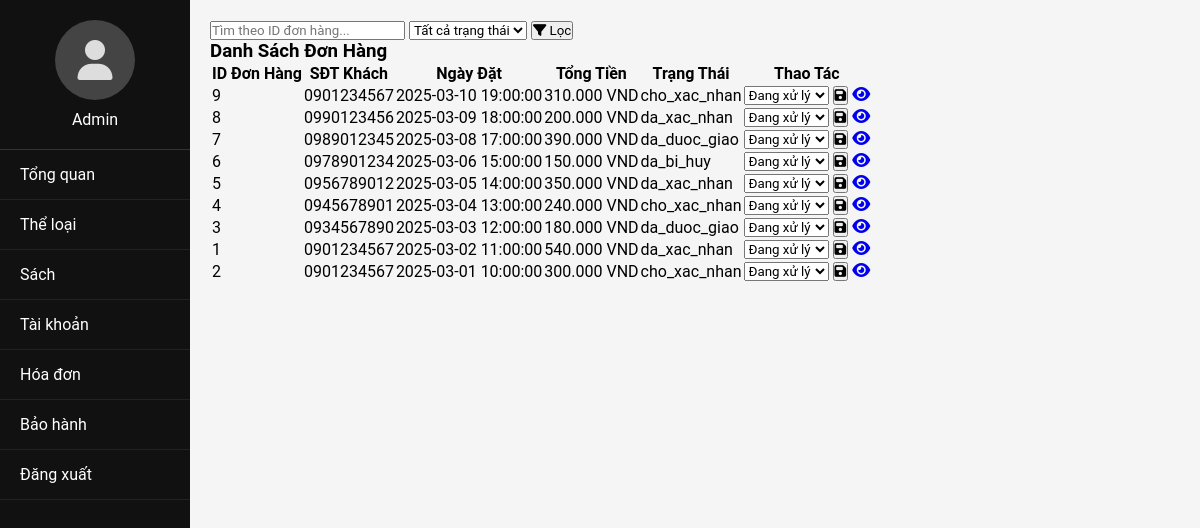
The page /PHP/hoadon.php on the database its author committed.
### tables this page shows
CREATE TABLE DONHANG (
    donhang_id INT PRIMARY KEY AUTO_INCREMENT,
    user_id INT,
    ngay_dat DATETIME,
    tong_tien DECIMAL(10,2),
    trang_thai VARCHAR(20) CHECK (trang_thai IN ('cho_xac_nhan', 'da_xac_nhan', 'da_duoc_giao', 'da_bi_huy')),
    FOREIGN KEY (user_id) REFERENCES `USER`(user_id)
);

CREATE TABLE `USER` (
    user_id INT PRIMARY KEY AUTO_INCREMENT,
    mat_khau VARCHAR(255),
    ho_ten VARCHAR(255),
    sdt VARCHAR(20),
    dia_chi VARCHAR(255),
    ngay_sinh DATETIME,
    quyen VARCHAR(20) CHECK (quyen IN ('Admin', 'KhachHang')),
    giohang_id INT
);

### PHP/hoadon.php (the view, shortened to what this page needs)
<?php
require_once 'db_connect.php';
$search_query = '';
$where_clause = [];
$where_sql = $where_clause ? "WHERE " . implode(" AND ", $where_clause) : "";
$sql_orders = "SELECT dh.donhang_id, dh.ngay_dat, dh.tong_tien, dh.trang_thai, u.sdt
               FROM DONHANG dh
               JOIN USER u ON dh.user_id = u.user_id
               $where_sql
               ORDER BY dh.ngay_dat DESC";
$result_orders = $conn->query($sql_orders);
?>
<!DOCTYPE html>
<html lang="vi">
<head>
    <link rel="stylesheet" href="https://cdnjs.cloudflare.com/ajax/libs/font-awesome/6.4.0/css/all.min.css">
    <link rel="stylesheet" href="../CSS/admin.css">
    <link rel="stylesheet" href="../CSS/index.css">
</head>
<body>
    <div class="sidebar">
        <div class="admin-profile" onclick="window.location.href='admin.php';" style="cursor:pointer;">
            <div class="admin-avatar">
                <i class="fas fa-user"></i>
            </div>
            <div>Admin</div>
        </div>
        <div class="menu-item" data-target="admin.php">Tổng quan</div>
        <div class="menu-item" data-target="edit_loaisach.php">Thể loại</div>
        <div class="menu-item" data-target="edit_sach.php">Sách</div>
        <div class="menu-item" data-target="edit_taikhoan.php">Tài khoản</div>
        <div class="menu-item active" data-target="hoa_don.php">Hóa đơn</div>
        <div class="menu-item" data-target="admin_warranty.php">Bảo hành</div>
        <div class="menu-item" data-target="logout.php">Đăng xuất</div>
    </div>
    <div class="content">
        <div class="filter-container">
            <form class="filter-form" method="GET" action="">
                <input type="text" name="search" placeholder="Tìm theo ID đơn hàng..." value="<?php echo htmlspecialchars($search_query); ?>">
                <select name="status">
                    <option value="">Tất cả trạng thái</option>
                </select>
                <button type="submit"><i class="fas fa-filter"></i> Lọc</button>
            </form>
        </div>
        <div class="section">
            <h3>Danh Sách Đơn Hàng</h3>
            <?php if ($result_orders->num_rows > 0): ?>
                <table class="product-table">
                    <thead>
                        <tr>
                            <th>ID Đơn Hàng</th>
                            <th>SĐT Khách</th>
                            <th>Ngày Đặt</th>
                            <th>Tổng Tiền</th>
                            <th>Trạng Thái</th>
                            <th>Thao Tác</th>
                        </tr>
                    </thead>
                    <tbody>
                        <?php while ($order = $result_orders->fetch_assoc()): ?>
                            <tr>
                                <td><?php echo htmlspecialchars($order['donhang_id']); ?></td>
                                <td><?php echo htmlspecialchars($order['sdt']); ?></td>
                                <td><?php echo htmlspecialchars($order['ngay_dat']); ?></td>
                                <td><?php echo number_format($order['tong_tien'], 0, ',', '.'); ?> VND</td>
                                <td><?php echo htmlspecialchars($order['trang_thai']); ?></td>
                                <td class="action-buttons">
                                    <form method="POST" action="" style="display:inline;">
                                        <select name="trang_thai">
                                            <option value="Dang xu ly" <?php if ($order['trang_thai'] == ' разом xu ly') echo 'selected'; ?>>Đang xử lý</option>
                                        </select>
                                        <button type="submit" name="update_status" class="edit-btn"><i class="fas fa-save"></i></button>
                                    </form>
                                    <a href="?details=<?php echo $order['donhang_id']; ?>" class="edit-btn"><i class="fas fa-eye"></i></a>
                                </td>
                            </tr>
                        <?php endwhile; ?>
                    </tbody>
                </table>
            <?php else: ?>
                <p>Không tìm thấy đơn hàng nào.</p>
            <?php endif; ?>
        </div>
    </div>
</body>
</html>

### CSS/admin.css (style rules this page uses)
* { margin: 0; padding: 0; box-sizing: border-box; font-family: 'Segoe UI', Tahoma, Geneva, Verdana, sans-serif; }
body { display: flex; background-color: #f5f5f5; }
.sidebar { width: 190px; height: 100vh; background-color: #111; color: white; position: fixed; left: 0; top: 0; }
.admin-profile { display: flex; flex-direction: column; align-items: center; padding: 20px 0; border-bottom: 1px solid #333; }
.admin-avatar { width: 80px; height: 80px; border-radius: 50%; background-color: #444; display: flex; align-items: center; justify-content: center; margin-bottom: 10px; }
.admin-avatar i { font-size: 40px; color: #ddd; }
.menu-item { padding: 15px 20px; border-bottom: 1px solid #222; cursor: pointer; transition: background-color 0.3s; }
.content { margin-left: 190px; width: calc(100% - 190px); padding: 20px; }

### CSS/index.css (style rules this page uses)
* { margin: 0; padding: 0; box-sizing: border-box; font-family: "Roboto", Arial, sans-serif; text-decoration: none; }
body { overflow-x: hidden; }

### rows shown on the page
donhang: donhang_id "9", user.sdt "0901234567", ngay_dat "2025-03-10 19:00:00", tong_tien "310.000", trang_thai "cho_xac_nhan"
donhang: donhang_id "8", user.sdt "0990123456", ngay_dat "2025-03-09 18:00:00", tong_tien "200.000", trang_thai "da_xac_nhan"
donhang: donhang_id "7", user.sdt "0989012345", ngay_dat "2025-03-08 17:00:00", tong_tien "390.000", trang_thai "da_duoc_giao"
donhang: donhang_id "6", user.sdt "0978901234", ngay_dat "2025-03-06 15:00:00", tong_tien "150.000", trang_thai "da_bi_huy"
donhang: donhang_id "5", user.sdt "0956789012", ngay_dat "2025-03-05 14:00:00", tong_tien "350.000", trang_thai "da_xac_nhan"
donhang: donhang_id "4", user.sdt "0945678901", ngay_dat "2025-03-04 13:00:00", tong_tien "240.000", trang_thai "cho_xac_nhan"
donhang: donhang_id "3", user.sdt "0934567890", ngay_dat "2025-03-03 12:00:00", tong_tien "180.000", trang_thai "da_duoc_giao"
donhang: donhang_id "1", user.sdt "0901234567", ngay_dat "2025-03-02 11:00:00", tong_tien "540.000", trang_thai "da_xac_nhan"
donhang: donhang_id "2", user.sdt "0901234567", ngay_dat "2025-03-01 10:00:00", tong_tien "300.000", trang_thai "cho_xac_nhan"
